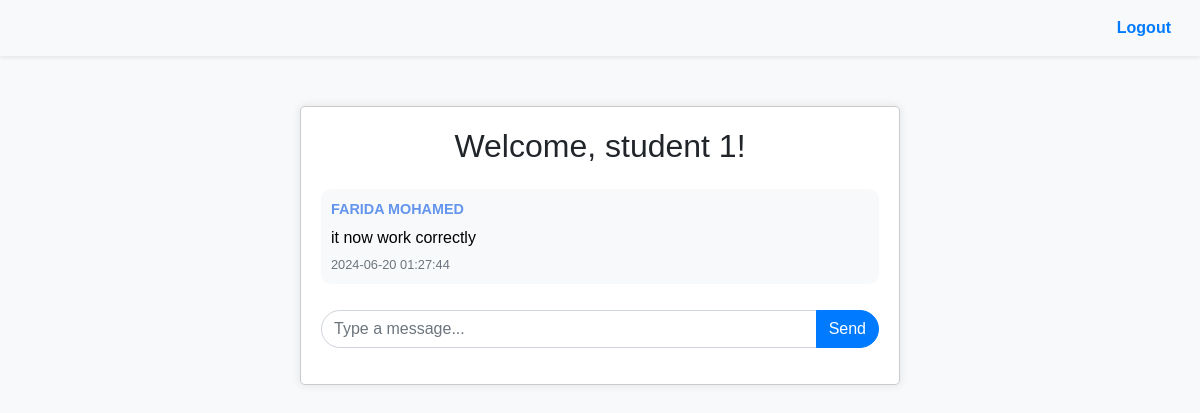
/admin/chat.php (signed in), run on an earlier commit of the app's database.
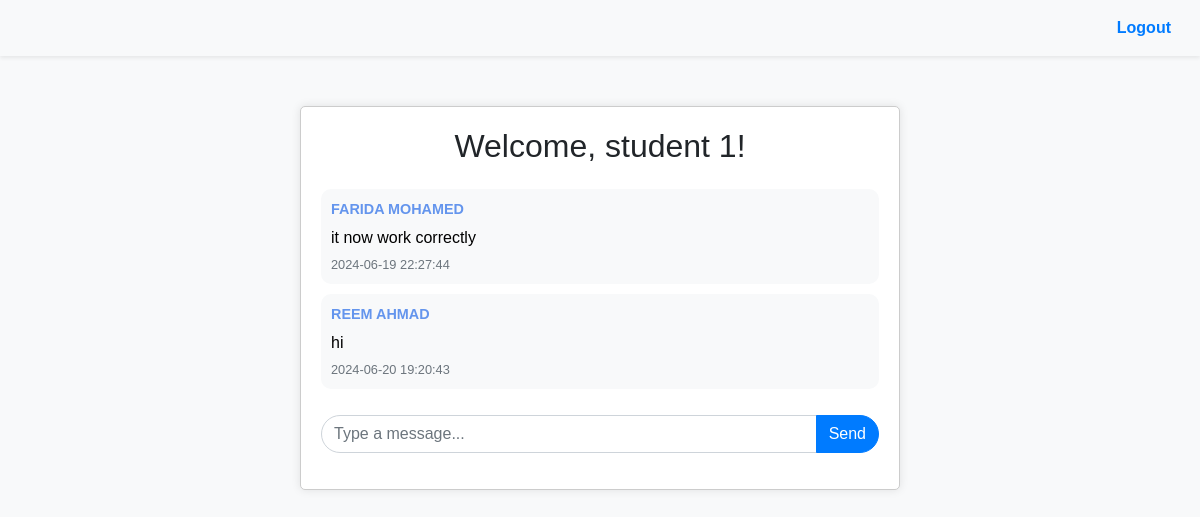
And on a later commit of the database.
### tables this page shows
CREATE TABLE `accounts` (
  `id` int(11) NOT NULL,
  `type` varchar(50) NOT NULL,
  `email` varchar(50) NOT NULL,
  `password` text NOT NULL,
  `name` text NOT NULL,
  `level` int(11) NOT NULL,
  `role` enum('student','teacher') NOT NULL DEFAULT 'student'
);

CREATE TABLE `messages` (
  `msg_id` int(11) NOT NULL,
  `outcoming_msg` int(11) DEFAULT NULL,
  `msg` varchar(255) DEFAULT NULL,
  `timestamp` timestamp NOT NULL DEFAULT current_timestamp()
);

### admin/chat.php (the view, shortened to what this page needs)
<?php
function getUserInfo($accountId, $db_conn)
{
    $query = "SELECT role, name FROM accounts WHERE id = ?";
    $stmt = mysqli_prepare($db_conn, $query);
    mysqli_stmt_bind_param($stmt, 'i', $accountId);
    mysqli_stmt_execute($stmt);
    $result = mysqli_stmt_get_result($stmt);
    if ($result && mysqli_num_rows($result) > 0) {
        return mysqli_fetch_assoc($result);
    } else {
        return null;
    }
}
$userId = $_SESSION['user_id'];
$db_conn = mysqli_connect('localhost', 'root', '', 'sms_project');
$userInfo = getUserInfo($userId, $db_conn);
$userName = $userInfo['name'];
$query = "
    SELECT m.*, a.name AS sender_name
    FROM messages m
    JOIN accounts a ON m.outcoming_msg = a.id
";
$result = mysqli_query($db_conn, $query);
$messages = [];
if ($result) {
    while ($row = mysqli_fetch_assoc($result)) {
        $senderName = $row['outcoming_msg'] == $userId ? 'You' : $row['sender_name'];
        $messages[] = [
            'msg' => $row['msg'],
            'outgoing' => $row['outcoming_msg'] == $userId,
            'sender_name' => $senderName,
            'timestamp' => $row['timestamp']
        ];
    }
}
?>
<!DOCTYPE html>
<html lang="en">
<head>
    <link href="https://maxcdn.bootstrapcdn.com/bootstrap/4.5.2/css/bootstrap.min.css" rel="stylesheet">
</head>
<body>
<nav class="navbar navbar-expand navbar-white navbar-light shadow-sm">
    <ul class="navbar-nav ml-auto">
        <li class="nav-item">
            <a href="../logout.php" class="nav-link" title="Logout">Logout <i class="fa fa-sign-out-alt"></i></a>
        </li>
    </ul>
</nav>
<div id="chat-container" class="container">
    <h2 class="text-center mb-4">Welcome, <?php echo $userName; ?>!</h2>
    <div id="messages-container" class="mb-3">
        <?php foreach ($messages as $message) : ?>
            <?php if ($message['outgoing']) : ?>
                <div class="message outgoing">
                    <div class="sender-info">You</div>
                    <div class="msg-content"><?php echo $message['msg']; ?></div>
                    <div class="timestamp"><?php echo $message['timestamp']; ?></div>
                </div>
            <?php else : ?>
                <div class="message incoming">
                    <div class="sender-info"><?php echo $message['sender_name']; ?></div>
                    <div class="msg-content"><?php echo $message['msg']; ?></div>
                    <div class="timestamp"><?php echo $message['timestamp']; ?></div>
                </div>
            <?php endif; ?>
        <?php endforeach; ?>
    </div>
    <div class="input-group mb-3">
        <input type="text" id="msg-input" class="form-control" placeholder="Type a message...">
        <div class="input-group-append">
            <button class="btn btn-primary" type="button" onclick="sendMessage()">Send</button>
        </div>
    </div>
</div>
</body>
</html>

### admin/chat.php (style rules this page uses)
body { background-color: #f8f9fa; font-family: Arial, sans-serif; }
#chat-container { max-width: 600px; margin: auto; padding: 20px; border: 1px solid #ccc; border-radius: 5px; background-color: white; box-shadow: 0 0 10px rgba(0, 0, 0, 0.1); margin-top: 50px; }
.message { padding: 10px; border-radius: 10px; margin-bottom: 10px; display: flex; flex-direction: column; max-width: 100%; word-wrap: break-word; }
.message.incoming { background-color: #F8F9FA; color: black; align-self: flex-start; text-align: left; }
.message .sender-info { font-size: 0.9em; font-weight: bold; text-transform: uppercase; color: #6495ED; margin-bottom: 5px; }
.message .msg-content { max-width: 100%; word-wrap: break-word; }
.message .timestamp { font-size: 0.8em; color: #6c757d; margin-top: 5px; }
#messages-container { max-height: 400px; overflow-y: auto; margin-bottom: 20px; }
#msg-input { border-radius: 20px 0 0 20px; }
.input-group-append .btn { border-radius: 0 20px 20px 0; }
.navbar-nav .nav-item .nav-link { color: #007bff; font-weight: bold; }

What changed in the data, as far as the page shows it:
changed messages "it now work correctly": timestamp "2024-06-20 01:27:44" → "2024-06-19 22:27:44"
added messages: accounts.name "REEM AHMAD", msg "hi", timestamp "2024-06-20 19:20:43"
